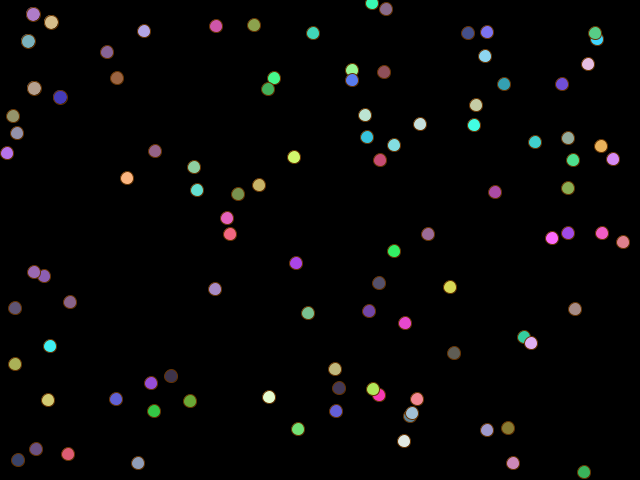
Frame 1 (no input)
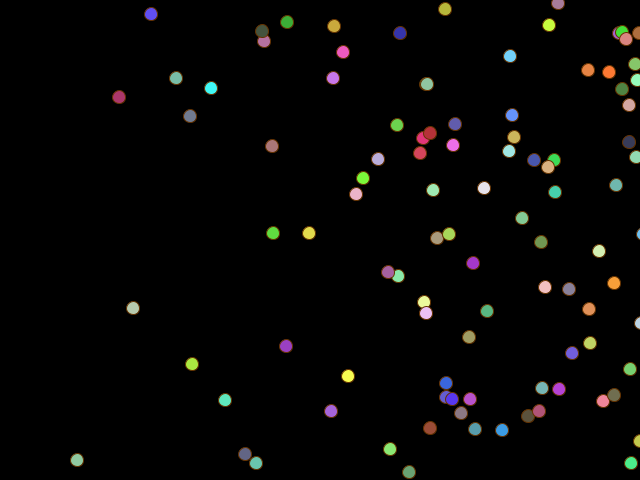
Frame 60 (the mouse pressed at the canvas centre just before this capture)
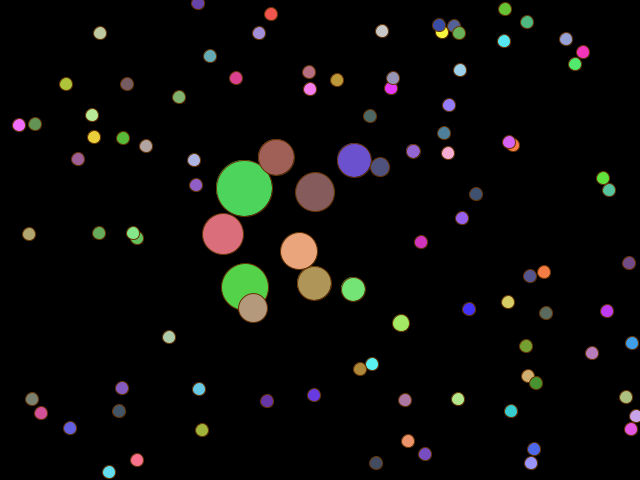
Frame 120 (the mouse held since frame 60 and released just before this capture)

The Processing sketch that drew these frames (run headless with seeded random() and noise(); from frame 60 on, the mouse is pressed at the canvas centre):

// Processing sketch: processing_154193
// ── processing_154193.pde

Mover[] m1 = new Mover[100];

void setup(){
  size(640, 480);
  background(0);
  for (int i = 0; i < 100; i++)
  {
    m1[i] = new Mover(int(random(width)), int(random(height)), int(random(7)+1));
  }
}

void draw(){
  background(0);
  for (int i = 0; i < 100; i++)
  {
    m1[i].display();
  }
}

class Mover {

  int x;
  int y;
  int speed;
  int diameter = 13;

  Mover(int _x, int _y, int _speed) {
    x = _x;
    y = _y;
    speed = _speed;
  }

  void display() {
    if(x<0 || x>width){
      speed *= -1;
    }
    
    if (abs(y-mouseY)<100 && abs(x-mouseX)<100)
    {
      diameter +=1;
    }
    else{
      diameter = 13;
    }
    
    x = x + speed;
    stroke(100, 50, 0);
    fill(random(50, 255), random(50, 255), random(50, 255));
    //fill(200, 100, 0);
    ellipse(x,y,diameter,diameter);
  }

}
